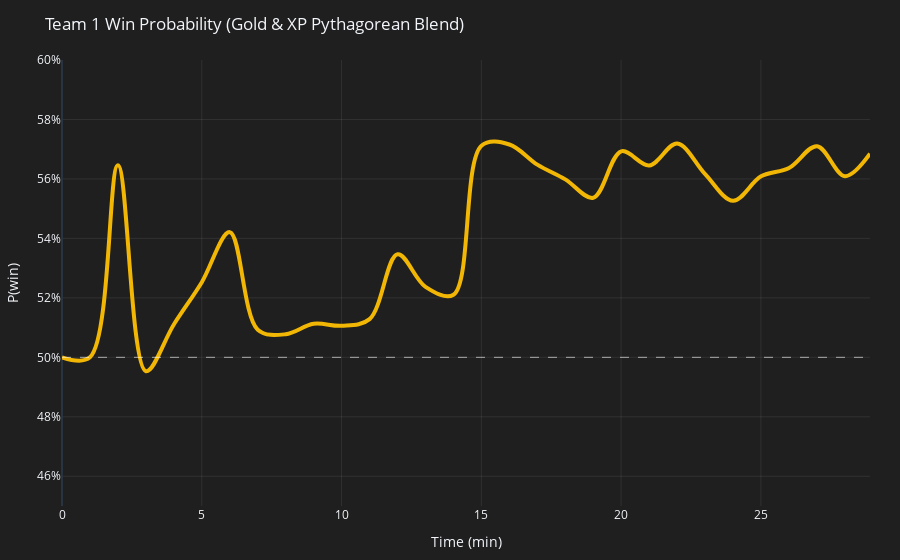
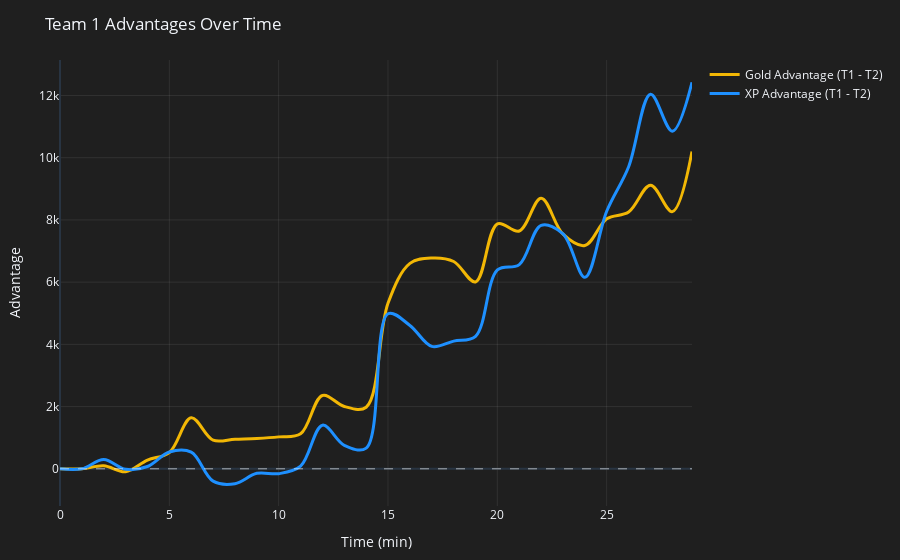

Source (notebook cell) for these figures, in order:
### Code cell
# Win Probability
fig_wp = go.Figure()
fig_wp.add_trace(go.Scatter(
    x=df["time_min"], y=df["p_win_final"],
    mode="lines",
    line=dict(width=4, color="#F2B705"),
    line_shape="spline",
    name="P(win) – Team 1 (Gold+XP)"
))
fig_wp.add_hline(y=0.5, line_width=1, line_dash="dash", line_color="rgba(255,255,255,0.6)")

fig_wp.update_layout(
    title="Team 1 Win Probability (Gold & XP Pythagorean Blend)",
    template="plotly_dark",
    paper_bgcolor="#1f1f1f", plot_bgcolor="#1f1f1f",
    xaxis_title="Time (min)", yaxis_title="P(win)",
    yaxis=dict(range=[0.45, 0.60], tickformat=".0%"),
    hovermode="x unified",
    margin=dict(l=60, r=30, t=60, b=50)
)
fig_wp.update_xaxes(showgrid=True, gridcolor="rgba(255,255,255,0.08)")
fig_wp.update_yaxes(showgrid=True, gridcolor="rgba(255,255,255,0.08)")

# Gold & XP Advantage
fig_adv = go.Figure()
fig_adv.add_trace(go.Scatter(
    x=df["time_min"], y=df["gold_adv"],
    mode="lines", line=dict(width=3, color="#F2B705"),
    line_shape="spline", name="Gold Advantage (T1 - T2)"
))
fig_adv.add_trace(go.Scatter(
    x=df["time_min"], y=df["xp_adv"],
    mode="lines", line=dict(width=3, color="#1E90FF"),
    line_shape="spline", name="XP Advantage (T1 - T2)"
))
fig_adv.add_hline(y=0, line_width=1, line_dash="dash", line_color="rgba(255,255,255,0.6)")

fig_adv.update_layout(
    title="Team 1 Advantages Over Time",
    template="plotly_dark",
    paper_bgcolor="#1f1f1f", plot_bgcolor="#1f1f1f",
    xaxis_title="Time (min)", yaxis_title="Advantage",
    hovermode="x unified",
    margin=dict(l=60, r=30, t=60, b=50)
)
fig_adv.update_xaxes(showgrid=True, gridcolor="rgba(255,255,255,0.08)")
fig_adv.update_yaxes(showgrid=True, gridcolor="rgba(255,255,255,0.08)")

# ---------- Show ----------
fig_wp.show()
fig_adv.show()

### Figure 1 — Plotly figure (JSON) as saved in the notebook; plotly's stock layout.template omitted (floating-point values rounded to 4 significant figures)
{"data": [{"line": {"color": "#F2B705", "shape": "spline", "width": 4}, "mode": "lines", "name": "P(win) – Team 1 (Gold+XP)", "type": "scatter", "x": [0.0, 1.0, 2.0, 3.0, 4.001, 5.002, 6.002, 7.002, 8.003, 9.003, 10.0, 11.0, 12.0, 13.0, 14.0, 15.0, 16.0, 17.0, 18.0, 19.0, 20.01, 21.01, 22.01, 23.01, 24.01, 25.01, 26.01, 27.01, 28.01, 28.9], "y": [0.5, 0.5, 0.5646, 0.4953, 0.511, 0.5253, 0.5421, 0.5093, 0.5078, 0.5113, 0.5106, 0.5128, 0.5346, 0.5237, 0.521, 0.5712, 0.5716, 0.5648, 0.5599, 0.5537, 0.5693, 0.5645, 0.5719, 0.5616, 0.5526, 0.5609, 0.5637, 0.571, 0.5609, 0.5685]}], "layout": {"hovermode": "x unified", "margin": {"b": 50, "l": 60, "r": 30, "t": 60}, "paper_bgcolor": "#1f1f1f", "plot_bgcolor": "#1f1f1f", "shapes": [{"line": {"color": "rgba(255,255,255,0.6)", "dash": "dash", "width": 1}, "type": "line", "x0": 0, "x1": 1, "xref": "x domain", "y0": 0.5, "y1": 0.5, "yref": "y"}], "title": {"text": "Team 1 Win Probability (Gold & XP Pythagorean Blend)"}, "xaxis": {"gridcolor": "rgba(255,255,255,0.08)", "showgrid": true, "title": {"text": "Time (min)"}}, "yaxis": {"gridcolor": "rgba(255,255,255,0.08)", "range": [0.45, 0.6], "showgrid": true, "tickformat": ".0%", "title": {"text": "P(win)"}}}}

### Figure 2 — Plotly figure (JSON) as saved in the notebook; plotly's stock layout.template omitted (floating-point values rounded to 4 significant figures)
{"data": [{"line": {"color": "#F2B705", "shape": "spline", "width": 3}, "mode": "lines", "name": "Gold Advantage (T1 - T2)", "type": "scatter", "x": [0.0, 1.0, 2.0, 3.0, 4.001, 5.002, 6.002, 7.002, 8.003, 9.003, 10.0, 11.0, 12.0, 13.0, 14.0, 15.0, 16.0, 17.0, 18.0, 19.0, 20.01, 21.01, 22.01, 23.01, 24.01, 25.01, 26.01, 27.01, 28.01, 28.9], "y": [0, 0, 98, -95, 281, 522, 1639, 920, 953, 975, 1026, 1124, 2357, 2005, 1980, 5328, 6604, 6775, 6664, 6006, 7876, 7644, 8697, 7541, 7179, 8037, 8253, 9114, 8266, 10198]}, {"line": {"color": "#1E90FF", "shape": "spline", "width": 3}, "mode": "lines", "name": "XP Advantage (T1 - T2)", "type": "scatter", "x": [0.0, 1.0, 2.0, 3.0, 4.001, 5.002, 6.002, 7.002, 8.003, 9.003, 10.0, 11.0, 12.0, 13.0, 14.0, 15.0, 16.0, 17.0, 18.0, 19.0, 20.01, 21.01, 22.01, 23.01, 24.01, 25.01, 26.01, 27.01, 28.01, 28.9], "y": [0, 0, 298, -15, 73, 540, 535, -397, -479, -146, -156, 84, 1403, 755, 665, 4985, 4609, 3935, 4105, 4258, 6394, 6565, 7826, 7555, 6155, 8286, 9710, 12042, 10852, 12424]}], "layout": {"hovermode": "x unified", "margin": {"b": 50, "l": 60, "r": 30, "t": 60}, "paper_bgcolor": "#1f1f1f", "plot_bgcolor": "#1f1f1f", "shapes": [{"line": {"color": "rgba(255,255,255,0.6)", "dash": "dash", "width": 1}, "type": "line", "x0": 0, "x1": 1, "xref": "x domain", "y0": 0, "y1": 0, "yref": "y"}], "title": {"text": "Team 1 Advantages Over Time"}, "xaxis": {"gridcolor": "rgba(255,255,255,0.08)", "showgrid": true, "title": {"text": "Time (min)"}}, "yaxis": {"gridcolor": "rgba(255,255,255,0.08)", "showgrid": true, "title": {"text": "Advantage"}}}}
